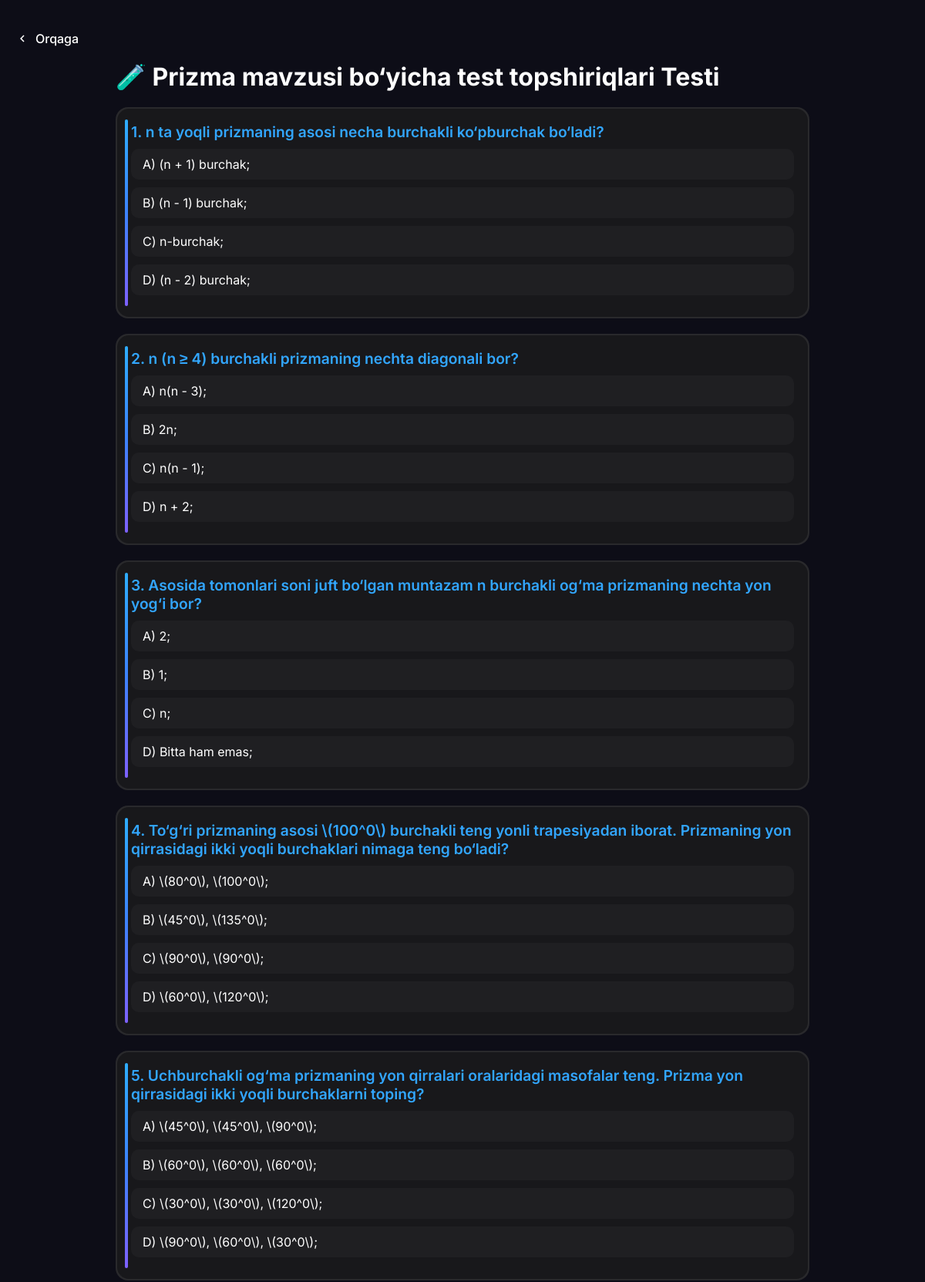
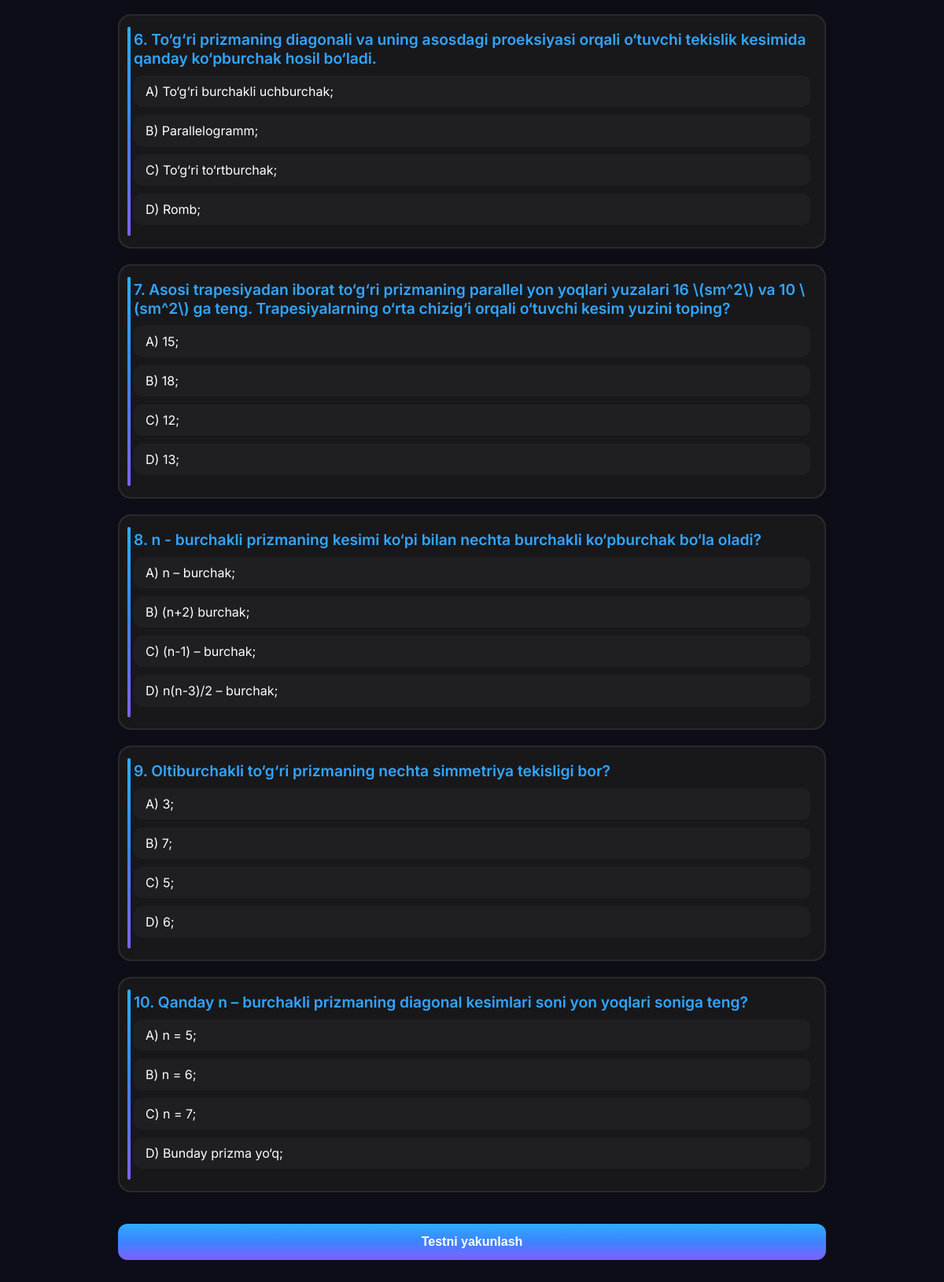
/test_task/1/, run on the app's committed database (2 pictures, top to bottom).
### main/models.py (models this page shows, shortened)
class Test(models.Model):
    sarlavha = models.CharField(max_length=255)
    tartib_raqami = models.PositiveIntegerField()
    nazariy_mavzu = models.ForeignKey('NazariyMavzular', on_delete=models.CASCADE, related_name='testlar')
    class Meta:
        ordering = ['tartib_raqami']

class TestSavol(models.Model):
    test = models.ForeignKey(Test, on_delete=models.CASCADE, related_name='savollar')
    savol_matni = models.TextField()
    variant_a = models.TextField(max_length=255)
    variant_b = models.TextField(max_length=255)
    variant_c = models.TextField(max_length=255)
    variant_d = models.TextField(max_length=255)
    togri_javob = models.CharField(
        max_length=1,
        choices=[
            ('A', 'A'),
            ('B', 'B'),
            ('C', 'C'),
            ('D', 'D')
        ]
    )
    class Meta:
        ordering = ['id']

### main/views.py (the view, shortened to what this page needs)
# urls.py: path('test_task/<int:pk>/', views.test_tasks, name='test_tasks'),
def test_tasks(request, pk):
    test = get_object_or_404(Test, pk=pk)
    savollar = test.savollar.all()
    return render(request, 'main/test_tasks.html', {
        'test': test,
        'savollar': savollar
    })

### template/main/test_tasks.html (shortened to what this page needs)
<!DOCTYPE html>
<html lang="uz">
{% load static %}
<head>
</head>
<body>
<a href="javascript:history.back()" class="back-button">
    <svg xmlns="http://www.w3.org/2000/svg" width="18" height="18" fill="white" viewBox="0 0 24 24">
        <path d="M15.41 7.41 14 6l-6 6 6 6 1.41-1.41L10.83 12z"/>
    </svg>
    Orqaga
</a>
<form class="container" method="post">
    <h1 style="display: block">🧪 {{ test.sarlavha }} Testi</h1>
    {% for savol in savollar %}
    <div class="question">
        <div class="question-content">
            <div class="question-title"> {{ forloop.counter }}. {{ savol.savol_matni }}</div>
            <div class="options">
                <label><input type="radio" name="savol_{{ savol.id }}" value="A"
                              required><span>A) {{ savol.variant_a|safe }}</span></label>
                <label><input type="radio" name="savol_{{ savol.id }}" value="B"
                              required><span>B) {{ savol.variant_b|safe }}</span></label>
                <label><input type="radio" name="savol_{{ savol.id }}" value="C"
                              required><span>C) {{ savol.variant_c|safe }}</span></label>
                <label><input type="radio" name="savol_{{ savol.id }}" value="D"
                              required><span>D) {{ savol.variant_d|safe }}</span></label>
            </div>
        </div>
    </div>
    {% endfor %}
    <button type="submit" class="submit-btn">Testni yakunlash</button>
</form>
</body>
</html>

### template/main/test_tasks.html (style rules this page uses)
:root { --gradient: linear-gradient(to bottom, #2eadff, #3d83ff, #7e61ff); --color: #32a6ff; --bg-dark: #18181b; --bg-card: #29292c; --text-light: #99999d; --white: #ffffff; }
* { margin: 0; padding: 0; box-sizing: border-box; }
body { font-family: 'Inter', sans-serif; background: #0d0d17; color: var(--white); padding: 40px 20px; }
.container { max-width: 900px; margin: auto; display: flex; flex-direction: column; gap: 20px; }
.question { position: relative; background: var(--bg-card); border-radius: 1rem; padding: 20px; overflow: hidden; isolation: isolate; }
.question::before { content: ""; position: absolute; inset: 2px; border-radius: 0.95rem; background: var(--bg-dark); z-index: 1; }
.question::after { content: ""; position: absolute; width: 0.25rem; inset: 1rem auto 1rem 0.75rem; background: var(--gradient); border-radius: 4px; z-index: 3; transition: transform 0.3s ease; }
.question-content { position: relative; z-index: 5; }
.question-title { color: var(--color); font-size: 1.2rem; font-weight: 600; margin-bottom: 10px; }
.options label { display: block; background: #1f1f22; padding: 10px 15px; border-radius: 10px; margin-bottom: 10px; cursor: pointer; transition: background 0.3s; }
.options span { display: block; color: var(--white); }
.submit-btn { background: var(--gradient); color: white; padding: 14px 20px; font-size: 16px; font-weight: bold; border: none; border-radius: 12px; cursor: pointer; margin-top: 20px; width: 100%; }
.back-button { margin-bottom: 20px; display: inline-flex; align-items: center; font-size: 16px; font-weight: 500; color: var(--white); text-decoration: none; }
.back-button svg { margin-right: 8px; }

### data on the page
Test: sarlavha "Prizma mavzusi bo‘yicha test topshiriqlari"
TestSavol: savol_matni "n ta yoqli prizmaning asosi necha burchakli ko‘pburchak bo‘ladi?", variant_a "(n + 1) burchak;", variant_b "(n - 1) burchak;", variant_c "n-burchak;", variant_d "(n - 2) burchak;"
TestSavol: savol_matni "n (n ≥ 4) burchakli prizmaning nechta diagonali bor?", variant_a "n(n - 3);", variant_b "2n;", variant_c "n(n - 1);", variant_d "n + 2;"
TestSavol: savol_matni "Asosida tomonlari soni juft bo‘lgan muntazam n burchakli og‘ma prizmaning nechta yon yog‘i bor?", variant_a "2;", variant_b "1;", variant_c "n;", variant_d "Bitta ham emas;"
TestSavol: savol_matni "To‘g‘ri prizmaning asosi \\(100^0\\) burchakli teng yonli trapesiyadan iborat. Prizmaning yon qirrasidagi ikki yoqli burchaklari nimaga teng bo‘ladi?", variant_a "\\(80^0\\), \\(100^0\\);", variant_b "\\(45^0\\), \\(135^0\\);", variant_c "\\(90^0\\), \\(90^0\\);", variant_d "\\(60^0\\), \\(120^0\\);"
TestSavol: savol_matni "Uchburchakli og‘ma prizmaning yon qirralari oralaridagi masofalar teng. Prizma yon qirrasidagi ikki yoqli burchaklarni toping?", variant_a "\\(45^0\\), \\(45^0\\), \\(90^0\\);", variant_b "\\(60^0\\), \\(60^0\\), \\(60^0\\);", variant_c "\\(30^0\\), \\(30^0\\), \\(120^0\\);", variant_d "\\(90^0\\), \\(60^0\\), \\(30^0\\);"
TestSavol: savol_matni "To‘g‘ri prizmaning diagonali va uning asosdagi proeksiyasi orqali o‘tuvchi tekislik kesimida qanday ko‘pburchak hosil bo‘ladi.", variant_a "To‘g‘ri burchakli uchburchak;", variant_b "Parallelogramm;", variant_c "To‘g‘ri to‘rtburchak;", variant_d "Romb;"
TestSavol: savol_matni "Asosi trapesiyadan iborat to‘g‘ri prizmaning parallel yon yoqlari yuzalari 16 \\(sm^2\\) va 10 \\(sm^2\\) ga teng. Trapesiyalarning o‘rta chizig‘i orqali o‘tuvchi kesim yuzini toping?", variant_a "15;", variant_b "18;", variant_c "12;", variant_d "13;"
TestSavol: savol_matni "n - burchakli prizmaning kesimi ko‘pi bilan nechta burchakli ko‘pburchak bo‘la oladi?", variant_a "n – burchak;", variant_b "(n+2) burchak;", variant_c "(n-1) – burchak;", variant_d "n(n-3)/2 – burchak;"
TestSavol: savol_matni "Oltiburchakli to‘g‘ri prizmaning nechta simmetriya tekisligi bor?", variant_a "3;", variant_b "7;", variant_c "5;", variant_d "6;"
TestSavol: savol_matni "Qanday n – burchakli prizmaning diagonal kesimlari soni yon yoqlari soniga teng?", variant_a "n = 5;", variant_b "n = 6;", variant_c "n = 7;", variant_d "Bunday prizma yo‘q;"
